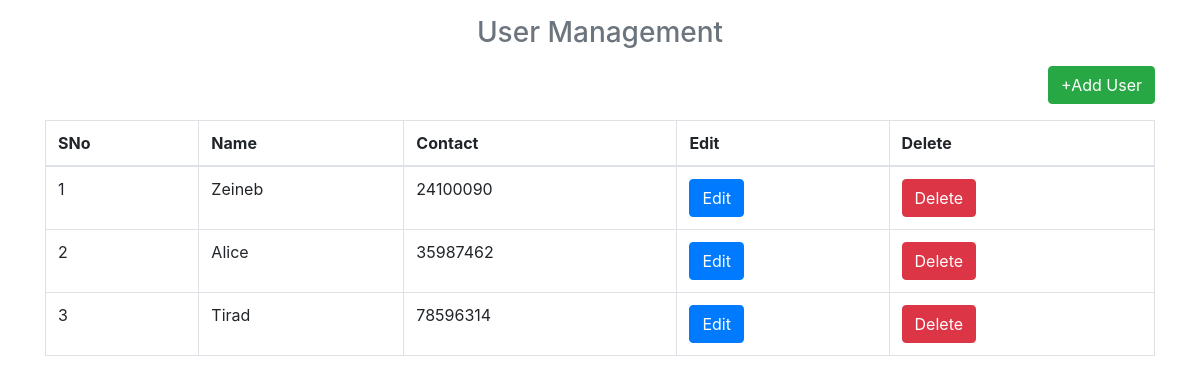
The page /index on the database as committed earlier.
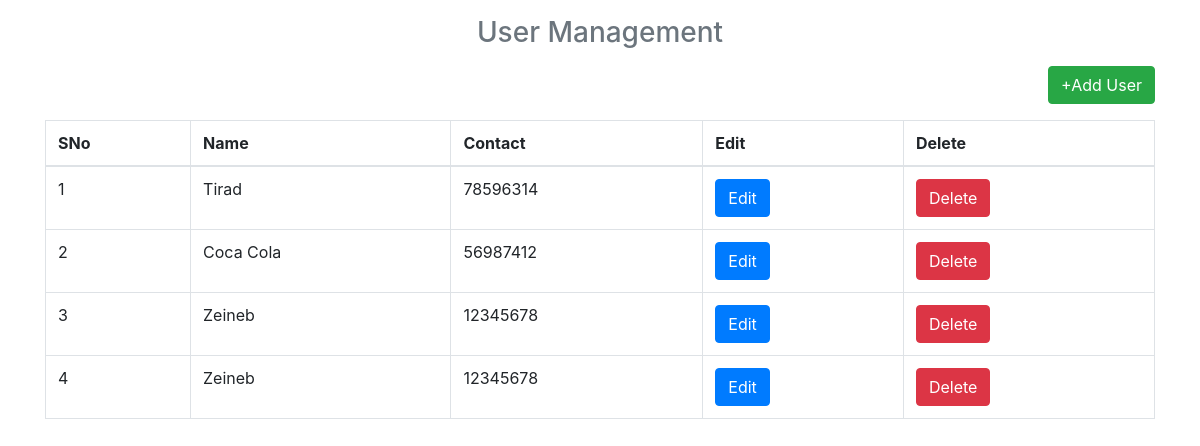
The same page on the database as committed later.
### tables this page shows
CREATE TABLE "users" (
	"UID"	INTEGER PRIMARY KEY AUTOINCREMENT,
	"UNAME"	TEXT,
	"CONTACT"	TEXT
);

### app.py (the view)
    @app.route("/")
    @app.route("/index")
    def index():
        data = get_users()
        return render_template("index.html",datas=data)

### users.py (called while the page is built)
def get_users():
    con=sql.connect("db_web.db")
    con.row_factory=sql.Row
    data=con.execute("select * from users").fetchall()
    return data

### templates/index.html
{% extends 'layout.html' %}
{% block body %}
  <h3 class='text-center text-muted mb-3'>User Management </h3>
  <p class='text-right'><a href='{{url_for("add_user")}}' class='btn btn-success ' id="Add">+Add User</a></p>
  <table class='table table-bordered' id="test">
    <thead>
      <th>SNo</th>
      <th>Name</th>
      <th>Contact</th>
      <th>Edit</th>
      <th>Delete</th>
    </thead>
    <tbody>
      {% for row in datas %}
        <tr>
          <td>{{loop.index}}</td>
          <td>{{row.UNAME}}</td>
          <td>{{row.CONTACT}}</td>
          <td><a href='{{url_for("edit_user",uid=row.UID)}}' class='btn btn-primary' id="Edit">Edit</a></td>
          <td><a href='{{url_for("delete_user",uid=row.UID)}}' class='btn btn-danger' onclick='`return confirm("Are You Sure")`' id="Delete">Delete</a></td>
        </tr>
      {%endfor%}
    </tbody>
  </table>
{% endblock %}

### templates/layout.html (shortened to what this page needs)
<html>
  <head>
    <link rel="stylesheet" href="https://maxcdn.bootstrapcdn.com/bootstrap/4.0.0/css/bootstrap.min.css">
  </head>
  <body>
    <div class='container pt-3'>
      {% block body %}
      {% endblock %}
    </div>
  </body>
</html>

Rows that differ between the two databases and show on the page:
removed users: UNAME "Zeineb", CONTACT "24100090"
removed users: UNAME "Alice", CONTACT "35987462"
added users: UNAME "Coca Cola", CONTACT "56987412"
added users: UNAME "Zeineb", CONTACT "12345678"
added users: UNAME "Zeineb", CONTACT "12345678"
